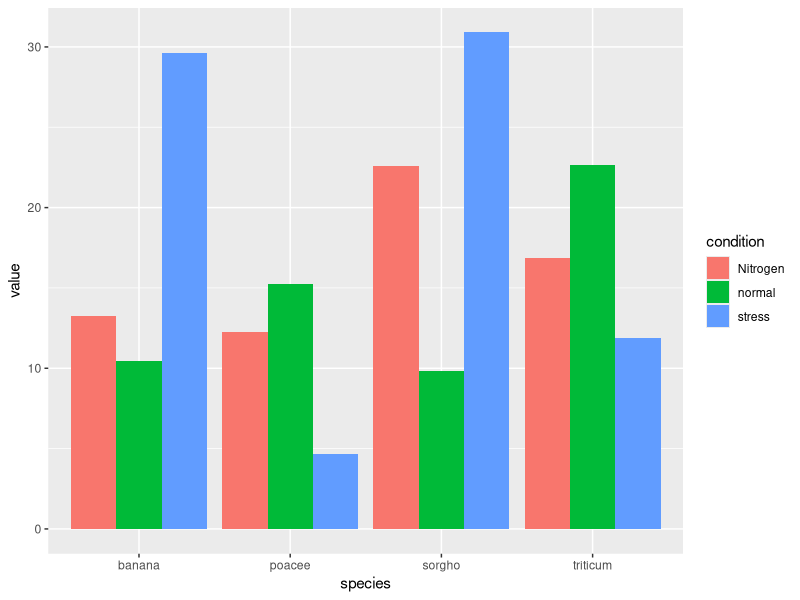

Here is the R script that generated this plot:
library(ggplot2)
library(tidyverse)
# Create a dataset
species=rep(x=c("sorgho","poacee","banana","triticum"),each=3)
condition=rep(x=c("normal","stress","Nitrogen"),times=4)
set.seed(550)
value=abs(rnorm(n=12,mean=0,sd=15))
data=data.frame(species,condition,value)
view(data)

# Groupped
ggplot(data,aes(x=species,y=value,fill=condition))+geom_bar(stat="identity",position = "dodge")

